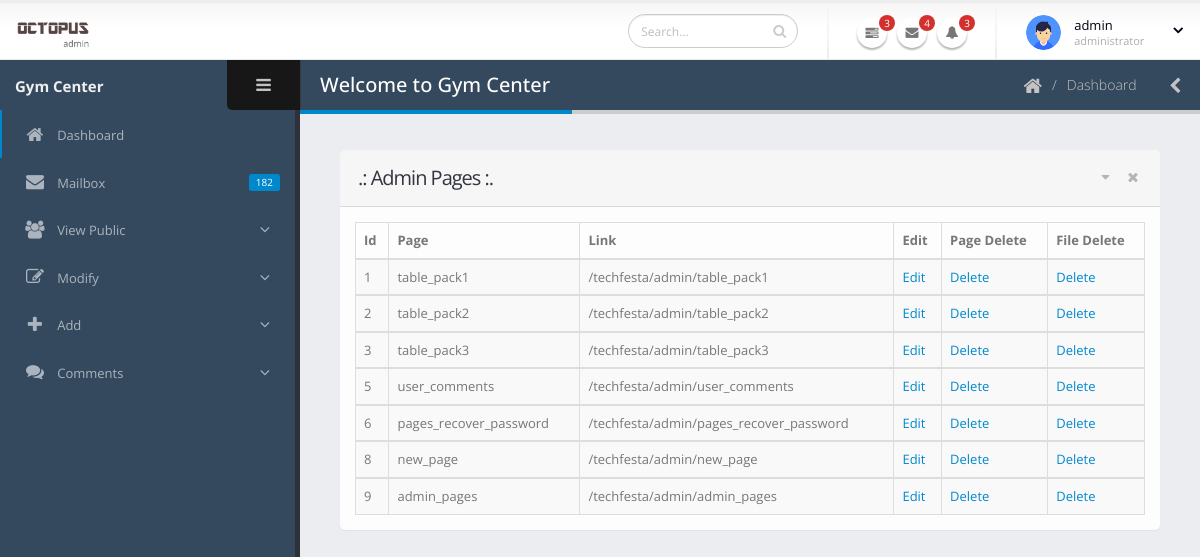
Page /techfesta/admin/admin_pages.php (signed in) on the committed database.
### tables this page shows
CREATE TABLE IF NOT EXISTS `admin_page` (
  `id` int(20) NOT NULL AUTO_INCREMENT,
  `Page` varchar(50) NOT NULL,
  `Link` varchar(50) NOT NULL,
  PRIMARY KEY (`id`)
);

### techfesta/admin/admin_pages.php (the view, shortened to what this page needs)
<!doctype html>
<html class="fixed">
	<head>
		<link rel="stylesheet" href="assets/vendor/bootstrap/css/bootstrap.css" />
		<link rel="stylesheet" href="assets/vendor/font-awesome/css/font-awesome.css" />
		<link rel="stylesheet" href="assets/vendor/magnific-popup/magnific-popup.css" />
		<link rel="stylesheet" href="assets/vendor/bootstrap-datepicker/css/datepicker3.css" />
		<link rel="stylesheet" href="assets/vendor/jquery-ui/css/ui-lightness/jquery-ui-1.10.4.custom.css" />
		<link rel="stylesheet" href="assets/vendor/bootstrap-multiselect/bootstrap-multiselect.css" />
		<link rel="stylesheet" href="assets/vendor/morris/morris.css" />
		<link rel="stylesheet" href="assets/stylesheets/theme.css" />
		<link rel="stylesheet" href="assets/stylesheets/skins/default.css" />
		<link rel="stylesheet" href="assets/stylesheets/theme-custom.css">
	</head>
	<body>
		<section class="body">
		<?php include('includes/includes.php'); ?>
			<div class="inner-wrapper">
				<?php include('includes/left.php'); ?>
				<section role="main" class="content-body">
				<?php include('includes/header.php');?>
				<section class="panel">
                    <header class="panel-heading">
                        <div class="panel-actions">
                            <a href="" class="fa fa-caret-down"></a>
                            <a href="" class="fa fa-times"></a>
                        </div>
                        <h2 class="panel-title">.: Admin Pages :.</h2>
                    </header>
                    <div class="panel-body">
                    <table class="table table-bordered table-striped mb-none" id="datatable-tabletools" data-swf-path="assets/vendor/jquery-datatables/extras/TableTools/swf/copy_csv_xls_pdf.swf">
                    <thead><tr><th>Id</th><th>Page</th><th>Link</th><th>Edit</th><th>Page Delete</th><th>File Delete</th></tr></thead>
					<?php
					$sql = "SELECT * FROM admin_page";
					$view = $start->query($sql);
					if($view->num_rows > 0){
						while($row = $view->fetch_assoc()){
							echo "<tbody><tr class='gradeX'><td>";
							echo $row['id'];
							echo "</td><td>";
							echo $row['Page'];
							echo "</td><td>";
							echo $row['Link'];
							echo "</td><td>";
							echo "<a href=edit_pages.php?id=";
					        echo $row['id'];
					        echo ">Edit</a>";
					        echo "</td><td>";
					        echo "<a href=delete_page.php?id=";
					        echo $row['id'];
					        echo ">Delete</a>";
					        echo "</td><td>";
					        echo "<a href=delete_files.php?file=";
					        echo $row['Page'];
					        echo ">Delete</a>";
							echo "</td></tr>";
							}
						}
						echo "</tbody></table>";?>
                    </div>
                </section>
				</section>
			</div>
		</section>
	</body>
</html>

### techfesta/admin/includes/includes.php (shortened to what this page needs)
<?php
require('../db.php');
$sql1 = "SELECT * FROM admin";
$admin = $start->query($sql1);
$ad = $admin->fetch_assoc();
?>
<header class="header">
    <div class="logo-container">
        <a href="../" class="logo">
            <img src="assets/images/logo.png" height="35" alt="Admin" />
        </a>
    </div>
    <div class="header-right">
        <form action="" class="search nav-form">
            <div class="input-group input-search">
                <input type="text" class="form-control" name="q" placeholder="Search...">
                <span class="input-group-btn">
                    <button class="btn btn-default" type="submit"><i class="fa fa-search"></i></button>
                </span>
            </div>
        </form>
        <span class="separator"></span>
        <ul class="notifications">
            <li>
                <a href="#" class="dropdown-toggle notification-icon" data-toggle="dropdown">
                    <i class="fa fa-tasks"></i>
                    <span class="badge">3</span>
                </a>
            </li>
            <li>
                <a href="#" class="dropdown-toggle notification-icon" data-toggle="dropdown">
                    <i class="fa fa-envelope"></i>
                    <span class="badge">4</span>
                </a>
            </li>
            <li>
                <a href="#" class="dropdown-toggle notification-icon" data-toggle="dropdown">
                    <i class="fa fa-bell"></i>
                    <span class="badge">3</span>
                </a>
            </li>
        </ul>
        <span class="separator"></span>
        <div id="userbox" class="userbox">
            <a href="#" data-toggle="dropdown">
                <figure class="profile-picture">
                    <img src="assets/images/admin.png" alt="Joseph Doe" class="img-circle" data-lock-picture="assets/images/!logged-user.jpg" />
                </figure>
                <div class="profile-info" data-lock-name="John Doe" data-lock-email="johndoe@JSOFT.com">
                    <span class="name"><?php echo $ad['Name'];?></span>
                    <span class="role">administrator</span>
                </div>
                <i class="fa custom-caret"></i>
            </a>
        </div>
    </div>
</header>

### techfesta/admin/includes/left.php (shortened to what this page needs)
<aside id="sidebar-left" class="sidebar-left">
    <div class="sidebar-header">
        <div class="sidebar-title">
            <strong>Gym Center</strong>
        </div>
        <div class="sidebar-toggle hidden-xs" data-toggle-class="sidebar-left-collapsed" data-target="html" data-fire-event="sidebar-left-toggle">
            <i class="fa fa-bars" aria-label="Toggle sidebar"></i>
        </div>
    </div>
    <div class="nano">
        <div class="nano-content">
            <nav id="menu" class="nav-main" role="navigation">
                <ul class="nav nav-main">
                    <li class="nav-active">
                        <a href="/techfesta/admin/home">
                            <i class="fa fa-home" aria-hidden="true"></i>
                            <span>Dashboard</span>
                        </a>
                    </li>
                    <li>
                        <a href="mailbox-folder">
                            <span class="pull-right label label-primary">182</span>
                            <i class="fa fa-envelope" aria-hidden="true"></i>
                            <span>Mailbox</span>
                        </a>
                    </li>
                    <li class="nav-parent">
                        <a>
                            <i class="fa fa-users" aria-hidden="true"></i>
                            <span>View Public</span>
                        </a>
                    </li>
                    <li class="nav-parent">
                        <a>
                            <i class="fa fa-edit" aria-hidden="true"></i>
                            <span>Modify</span>
                        </a>
                    </li>
                       <li class="nav-parent">
                        <a>
                            <i class="fa fa-plus" aria-hidden="true"></i>
                            <span>Add</span>
                        </a>
                    </li>
                    <li class="nav-parent">
                        <a>
                            <i class="fa fa-comments" aria-hidden="true"></i>
                            <span>Comments</span>
                        </a>
                    </li>
                </ul>
            </nav>
            <hr class="separator" />
        </div>
    </div>
</aside>

### techfesta/admin/includes/header.php (shortened to what this page needs)
<header class="page-header">
    <h2>Welcome to Gym Center</h2>
    <div class="right-wrapper pull-right">
        <ol class="breadcrumbs">
            <li>
                <a href="/techfesta/">
                    <i class="fa fa-home"></i>
                </a>
            </li>
            <li><span>Dashboard</span></li>
        </ol>
        <a class="sidebar-right-toggle" data-open="sidebar-right"><i class="fa fa-chevron-left"></i></a>
    </div>
</header>

### techfesta/admin/assets/stylesheets/skins/default.css (style rules this page uses)
a, .btn-link { color: #0088cc; }
.label-primary { background: #0088cc; }
.page-header h2 { border-bottom-color: #0088cc; }
ul.nav-main > li.nav-active > a { box-shadow: 2px 0 0 #0088cc inset; }
.notifications .notification-menu:before, .notifications .notification-icon:before { border-bottom-color: #0088cc; }

### rows in the picture
admin_page: id "1", Page "table_pack1", Link "/techfesta/admin/table_pack1"
admin_page: id "2", Page "table_pack2", Link "/techfesta/admin/table_pack2"
admin_page: id "3", Page "table_pack3", Link "/techfesta/admin/table_pack3"
admin_page: id "5", Page "user_comments", Link "/techfesta/admin/user_comments"
admin_page: id "6", Page "pages_recover_password", Link "/techfesta/admin/pages_recover_password"
admin_page: id "8", Page "new_page", Link "/techfesta/admin/new_page"
admin_page: id "9", Page "admin_pages", Link "/techfesta/admin/admin_pages"

### other values in the picture
$ad['Name'] "admin"
